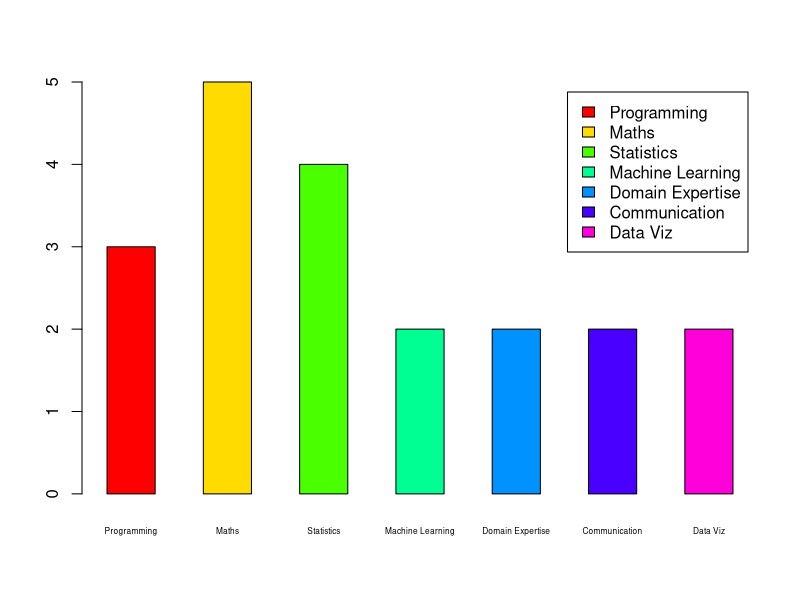

Reproduce this figure in R.
## ---- chunk 1
# Data Science Profile
Skills<-c("Programming","Maths","Statistics","Machine Learning","Domain Expertise","Communication","Data Viz")
Ratings<-c(3,5,4,2,2,2,2)
barplot(Ratings,names.arg=Skills,legend.text=Skills,cex.name=0.5,col=rainbow(7),space=1)
